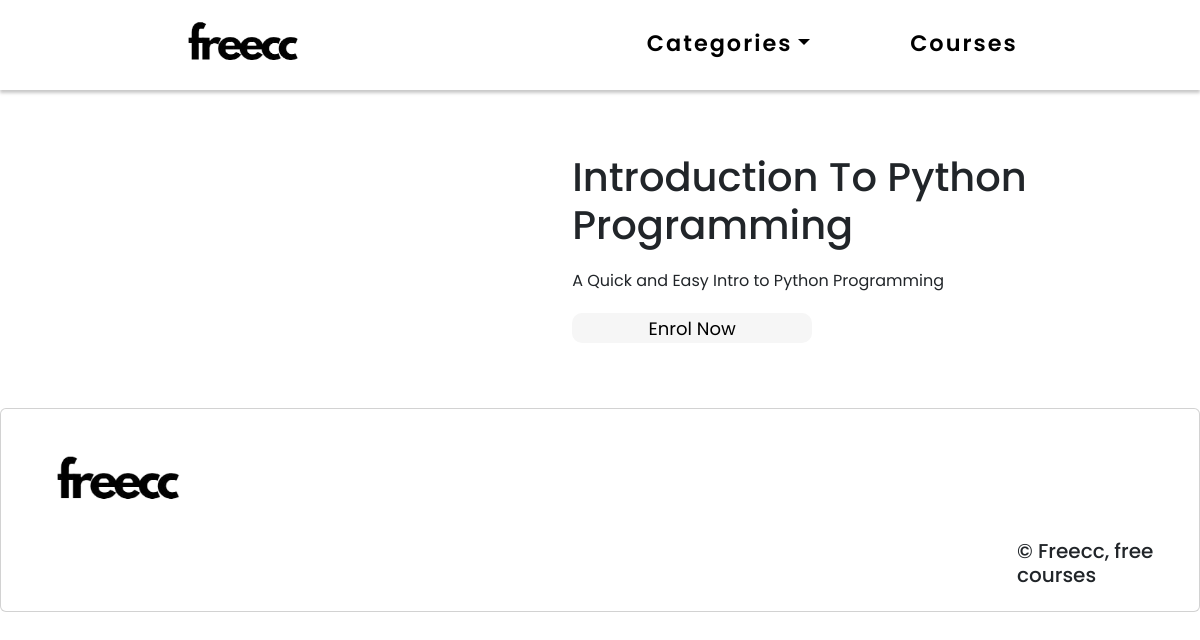
The app's page /5/ with its own data.
### course/models.py (models this page shows, shortened)
class Course(models.Model):
      title = models.CharField(max_length=50)
      desc = models.TextField(max_length=300)
      img = models.ImageField(blank=True)
      url = models.URLField(max_length=200)

### course/views.py (the view)
# urls.py: path('<int:course_id>/', views.course_detail, name='course_detail'),
def course_detail(request, course_id):
      course = Course.objects.get(pk=course_id)
      context = {
            'course': course
      }
      return render(request, 'course/course_detail.html', context)

### course/templates/course/course_detail.html (shortened to what this page needs)
{% extends 'base.html' %}
{% block content %}
<main>
    <div class="container">
        <div class="container_img">
        </div>
        <div class="container_content">
            <h1>{{ course.title }}</h1>
            <p>{{ course.desc }}</p>
            <button><a href="{{ course.url }}">Enrol Now</a></button>
        </div>
    </div>
</main>
{% endblock %}

### course/static/css/base.css (style rules this page uses)
* { margin: 0; padding: 0; font-family: "Poppins", sans-serif; }
body { display: flex; min-height: 100vh; flex-direction: column; }
main { width: 95%; margin: 35px; margin-top: 30px; }
main .container { width: 100%; display: flex; margin-top: 33px; }
main .container .container_img { width: 600px; }
main .container .container_content { margin-left: 50px; }
main .container .container_content h1 { margin-bottom: 20px; }
main .container .container_content p { margin-bottom: 20px; }
main .container .container_content button { width: 240px; height: 30px; border: thin; font-size: 18px; background-color: #f6f6f6; border-radius: 10px; }
main .container .container_content button a { color: #000000; text-decoration: none; }

### records on screen
Course: title "Introduction To Python Programming", desc "A Quick and Easy Intro to Python Programming"
